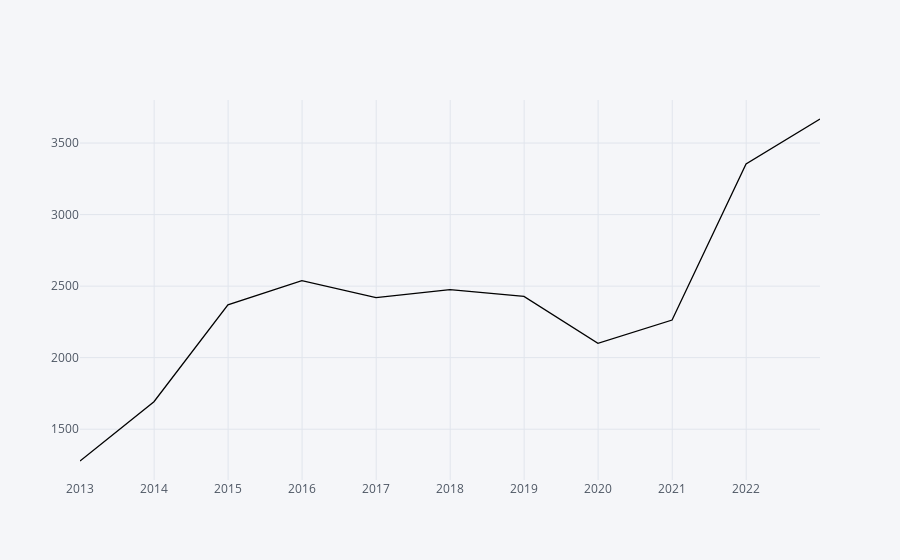

The notebook cell this image was saved under:
### Code cell
# TCS Year wise Average price
df_Quarter=pd.read_csv("tcs_data2.csv",parse_dates=["Date"],index_col="Date")
df_Quarter=df_Quarter.Close.resample('Y').mean()
df_Quarter.iplot(kind="line",color="black")

### Figure 1 — Plotly figure (JSON) as saved in the notebook; plotly's stock layout.template omitted (floating-point values rounded to 4 significant figures)
{"data": [{"line": {"color": "rgba(0, 0, 0, 1.0)", "dash": "solid", "shape": "linear", "width": 1.3}, "mode": "lines", "name": "Close", "text": "", "type": "scatter", "x": ["2012-12-31", "2013-12-31", "2014-12-31", "2015-12-31", "2016-12-31", "2017-12-31", "2018-12-31", "2019-12-31", "2020-12-31", "2021-12-31", "2022-12-31"], "y": [1278.0, 1692.0, 2370.0, 2538.0, 2419.0, 2476.0, 2428.0, 2101.0, 2263.0, 3354.0, 3668.0]}], "layout": {"legend": {"bgcolor": "#F5F6F9", "font": {"color": "#4D5663"}}, "paper_bgcolor": "#F5F6F9", "plot_bgcolor": "#F5F6F9", "title": {"font": {"color": "#4D5663"}}, "xaxis": {"gridcolor": "#E1E5ED", "showgrid": true, "tickfont": {"color": "#4D5663"}, "title": {"font": {"color": "#4D5663"}, "text": ""}, "zerolinecolor": "#E1E5ED"}, "yaxis": {"gridcolor": "#E1E5ED", "showgrid": true, "tickfont": {"color": "#4D5663"}, "title": {"font": {"color": "#4D5663"}, "text": ""}, "zerolinecolor": "#E1E5ED"}}}
